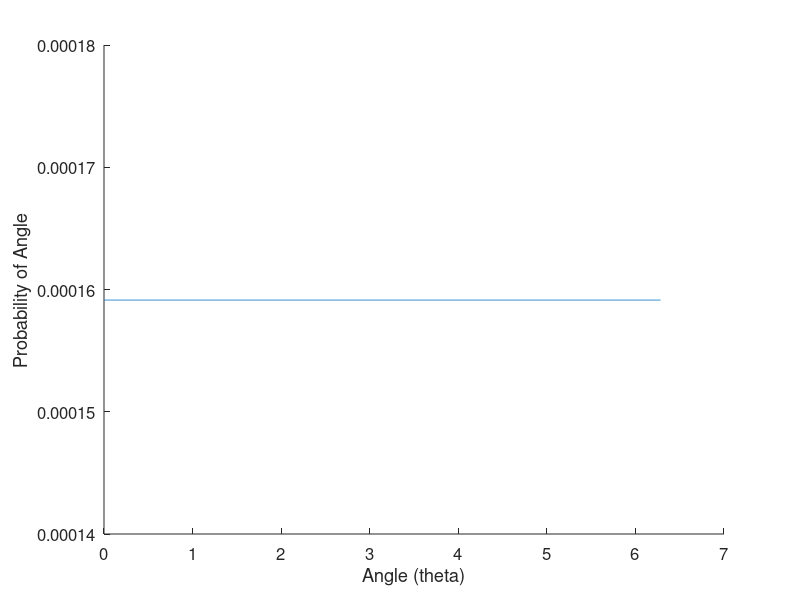
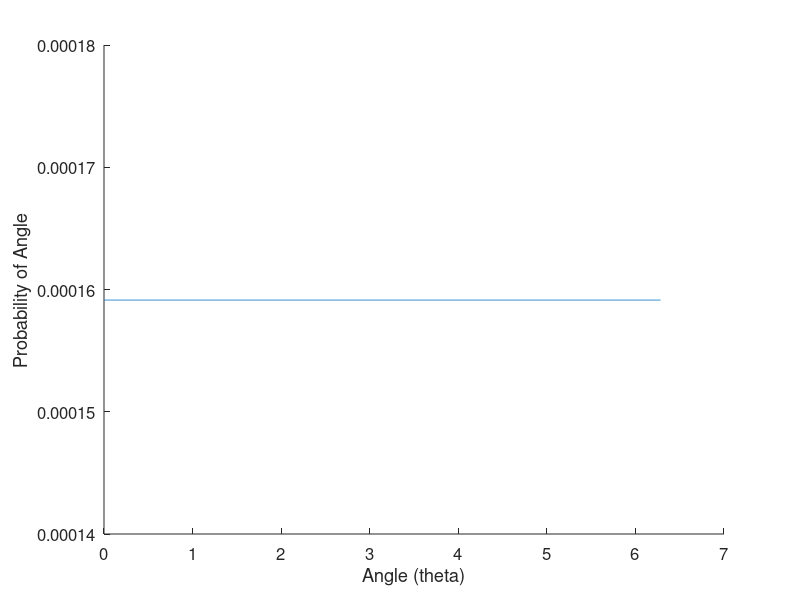
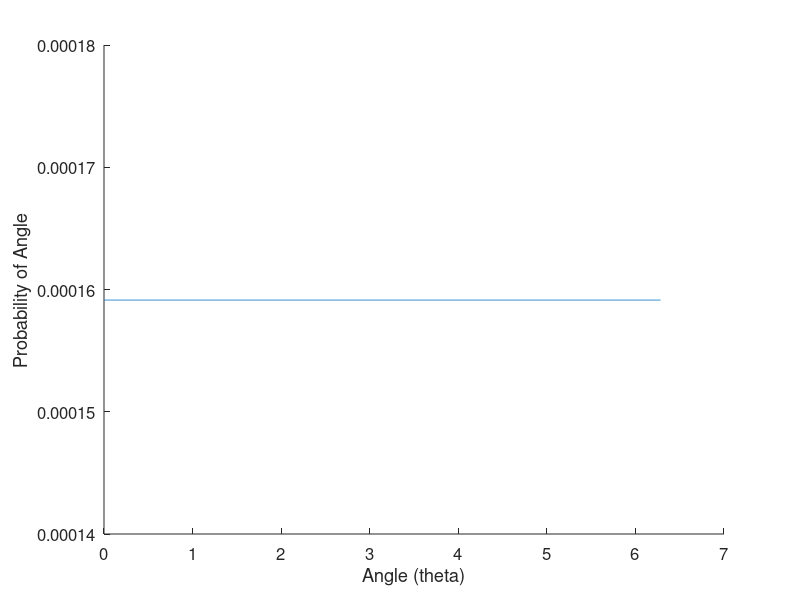
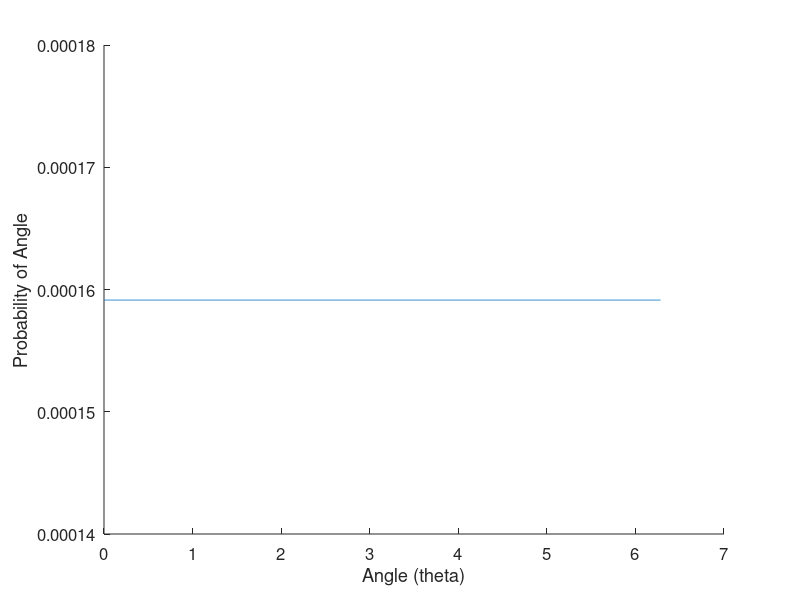

Source code (MATLAB) for these figures, in order:
clear

theta_vals =[0:0.001:2*pi];

for i = 1:length(theta_vals)
    uniform_p_theta(i) = 1/length(theta_vals);
end

figure(1); clf; hold on;
plot(theta_vals,uniform_p_theta)
xlabel('Angle (theta)')
ylabel('Probability of Angle')
%ylim([0, 2e-4])
set(gca, 'fontsize', 12)
saveas(figure(1),'fig1_question2_A07_uniform_probability_angle.pdf')


p_hiss_angle_given_angle = exp(cos(theta_vals - pi/6)/(pi/10))/sum(exp(cos(theta_vals - pi/6)/(pi/10)));

figure(2); clf; hold on;
plot(theta_vals,p_hiss_angle_given_angle)
xlabel('Angle (theta)')
ylabel('Probability of Angle')
%ylim([0, 2e-4])
set(gca, 'fontsize', 12)
saveas(figure(1),'fig2_question2_A07_heard_a_hiss.pdf')


p_sight_angle_given_angle = exp(cos(theta_vals - pi/6)/(pi/7))/sum(exp(cos(theta_vals - pi/6)/(pi/7)));

figure(3); clf; hold on;
plot(theta_vals,p_sight_angle_given_angle)
xlabel('Angle (theta)')
ylabel('Probability of Angle')
%ylim([0, 2e-4])
set(gca, 'fontsize', 12)
saveas(figure(1),'fig3_question2_A07_saw_something.pdf')

joint_p = p_hiss_angle_given_angle.*p_sight_angle_given_angle;

figure(4); clf; hold on;
plot(theta_vals,joint_p)
xlabel('Angle (theta)')
ylabel('Probability of Angle')
%ylim([0, 2e-4])
set(gca, 'fontsize', 12)
saveas(figure(1),'fig4_question2_A07_joint_of_sight_and_sound.pdf')








